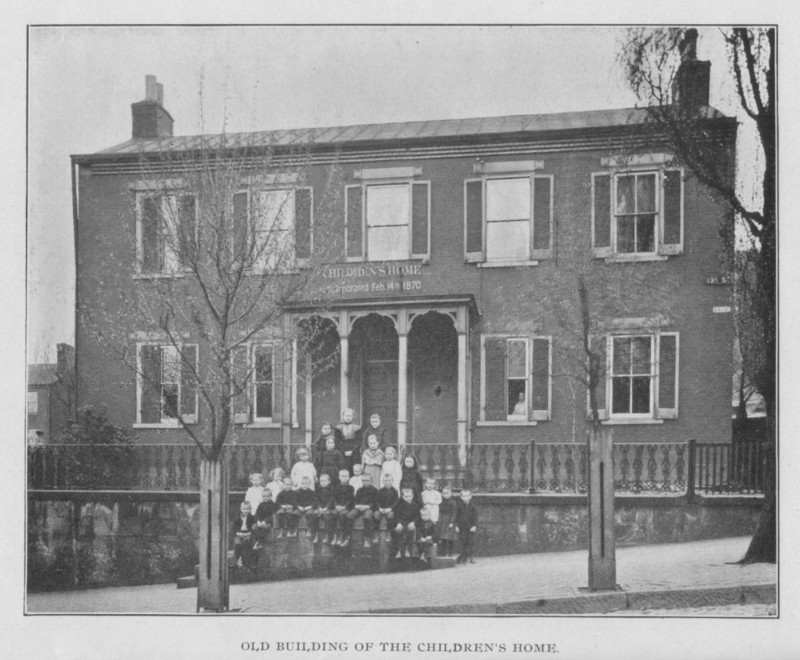
%> input picture OldBuilding.jpg, 800 x 660 px
$ octave Histogram_equa_contrast_stretching.m   (GNU Octave 9; MATLAB toolbox functions it lacks are replaced by stand-ins)
%> lines starting %> are read from the running program, lines starting %| are printed output that depends on the picture
oldBuilding = imread('oldBuilding.jpg');
%> oldBuilding is the input picture: size 660x800 uint8; min 38, max 234, mean 149.4
oldBuilding_afterHistEq = histeq(oldBuilding);
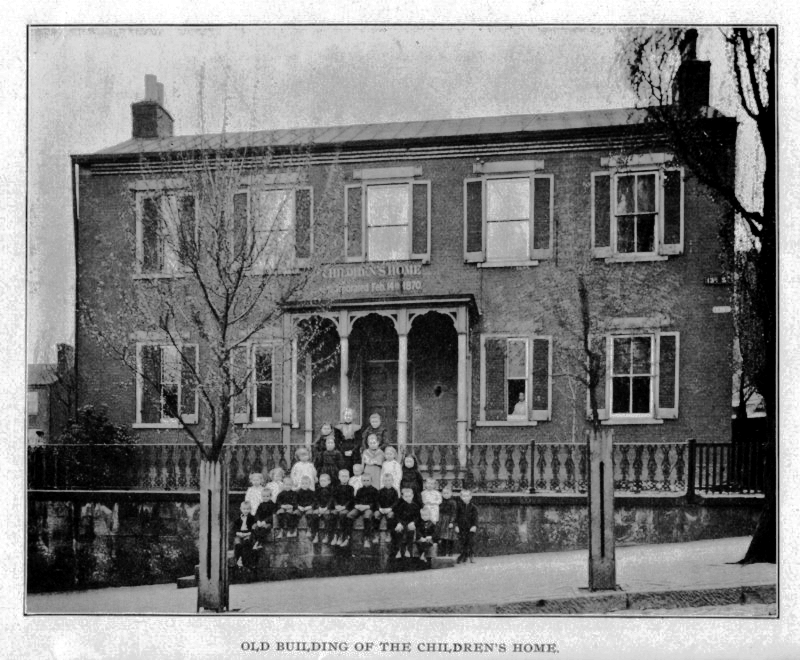
%> oldBuilding_afterHistEq: size 660x800 uint8; min 0, max 255, mean 126.5

figure;
subplot(2,2,1);imshow(oldBuilding);title('Before Histogram Equalization');
subplot(2,2,2);imshow(oldBuilding);title('After Histogram Equalization');
subplot(2,2,3);imhist(oldBuilding);
subplot(2,2,4);imhist(oldBuilding_afterHistEq);
%> after `imhist(oldBuilding_afterHistEq)`:
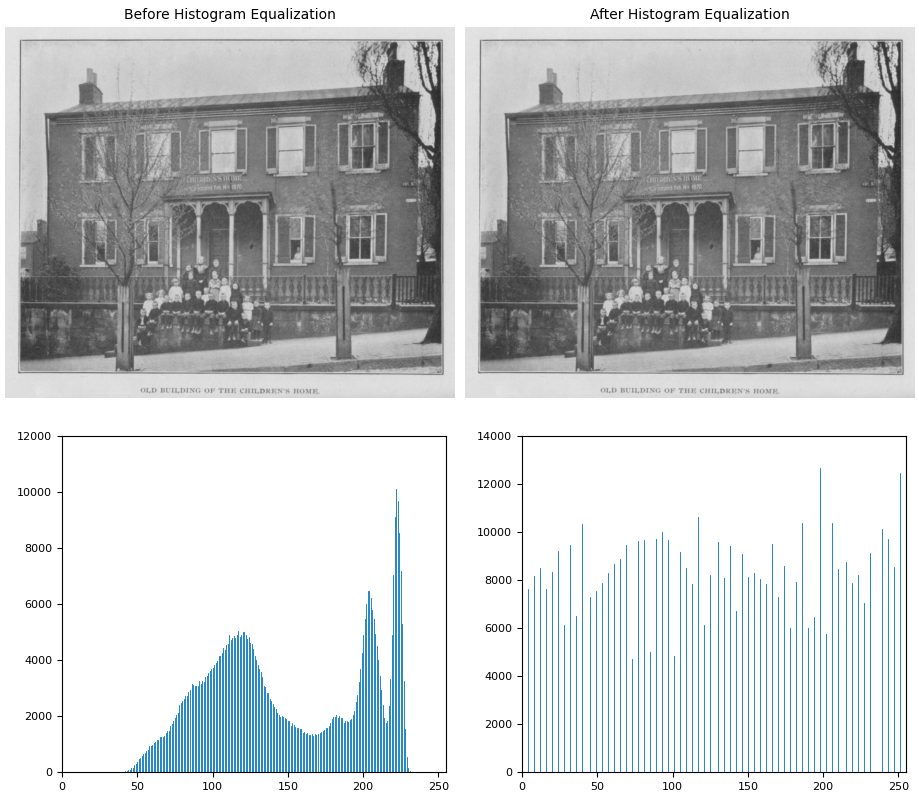
%> figure redrawn from the program's plot data, 4 panels

oldBuilding_afterHistEq2 = histeq(oldBuilding_afterHistEq);

figure;
subplot(2,2,1);imshow(oldBuilding_afterHistEq);title('After Histogram Equalization');
subplot(2,2,2);imshow(oldBuilding_afterHistEq);title('After Histogram Equalization x 2');
subplot(2,2,3);imhist(oldBuilding_afterHistEq2);
subplot(2,2,4);imhist(oldBuilding_afterHistEq2);
%> after `imhist(oldBuilding_afterHistEq2)`:
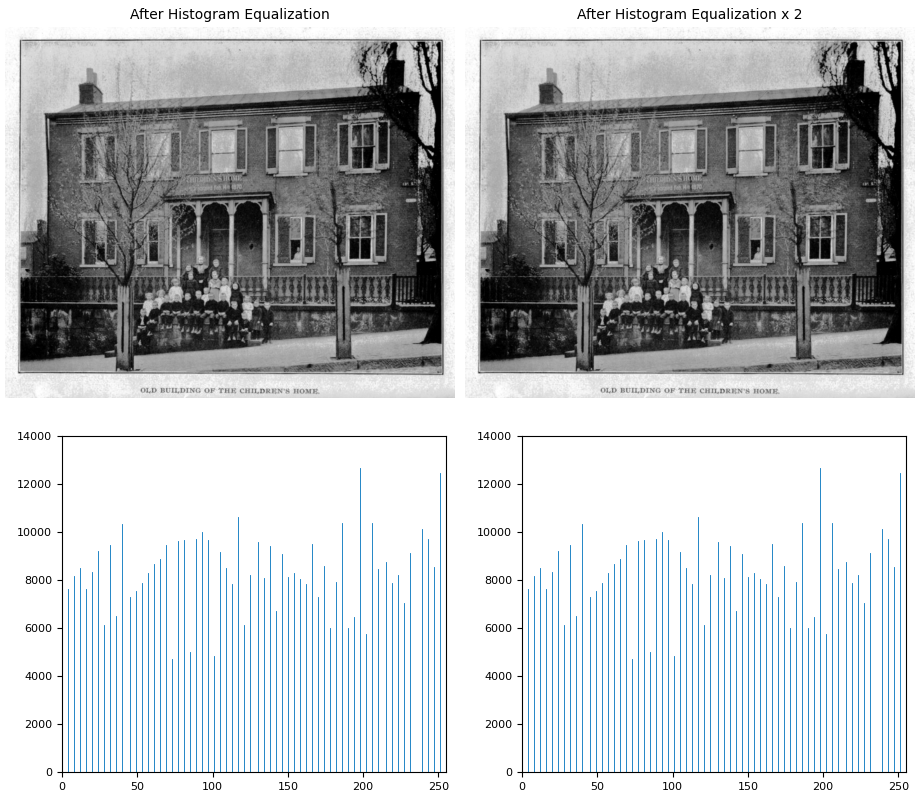
%> figure redrawn from the program's plot data, 4 panels

Inew = imadjust(oldBuilding, stretchlim(oldBuilding, [0.05 0.95]),[]);
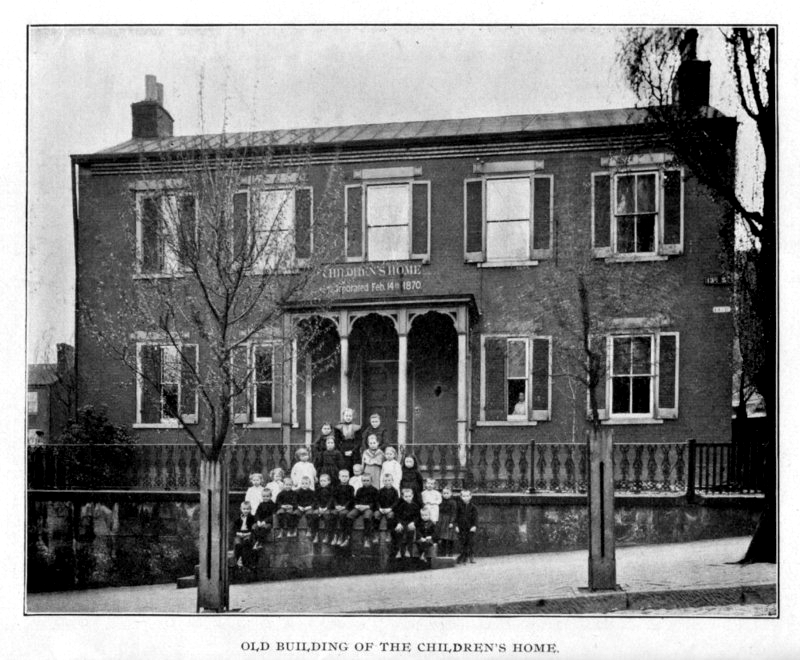
%> Inew: size 660x800 uint8; min 0, max 255, mean 129

figure;
subplot(2,3,1);imshow(oldBuilding);title('Original');
subplot(2,3,2);imshow(oldBuilding_afterHistEq);title('After Hist Eq');
subplot(2,3,3);imshow(Inew);title('After Contrast Stretching');
subplot(2,3,4);imhist(oldBuilding);
subplot(2,3,5);imhist(oldBuilding_afterHistEq);
subplot(2,3,6);imhist(Inew);
%> after `imhist(Inew)`:
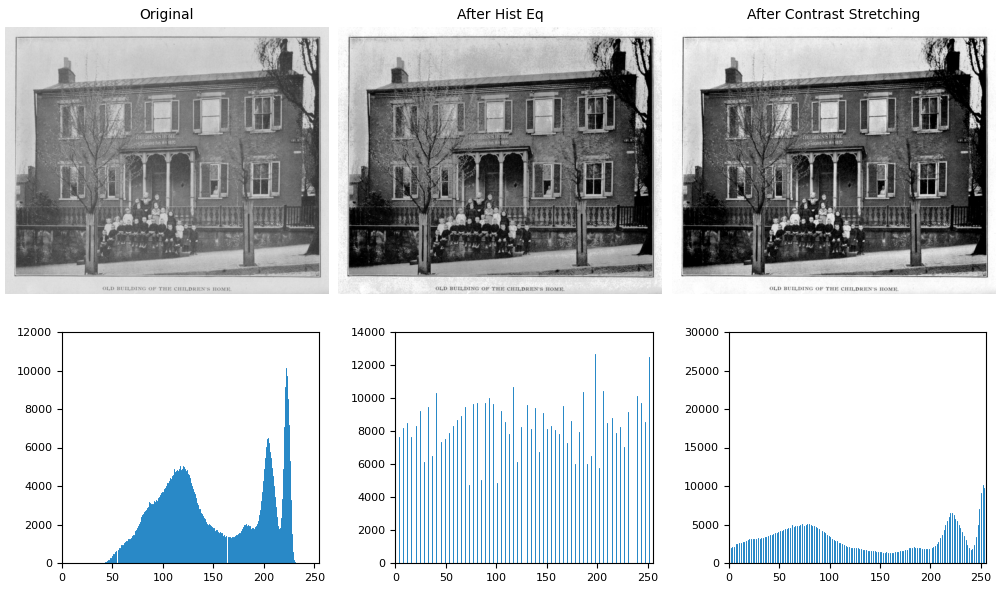
%> figure redrawn from the program's plot data, 6 panels
